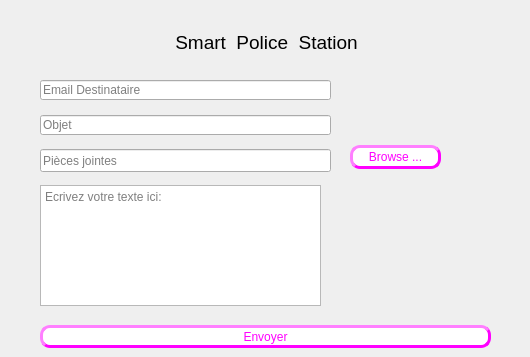
       <widget class="QWidget" name="page_11">
        <widget class="QPushButton" name="browseBtn_2">
         <property name="geometry">
          <rect>
           <x>350</x>
           <y>145</y>
           <width>91</width>
           <height>24</height>
          </rect>
         </property>
         <property name="styleSheet">
          <string notr="true">
background-color:white; 
color: rgb(255, 0, 255);
border-style:outset ; 
border-width:3px ; 
border-radius:10px;</string>
         </property>
         <property name="text">
          <string>Browse ...</string>
         </property>
        </widget>
        <widget class="QTextEdit" name="Texte_2">
         <property name="geometry">
          <rect>
           <x>40</x>
           <y>185</y>
           <width>281</width>
           <height>121</height>
          </rect>
         </property>
         <property name="placeholderText">
          <string>Ecrivez votre texte ici: </string>
         </property>
        </widget>
        <widget class="QLabel" name="policou_13">
         <property name="geometry">
          <rect>
           <x>170</x>
           <y>25</y>
           <width>351</width>
           <height>35</height>
          </rect>
         </property>
         <property name="sizePolicy">
          <sizepolicy hsizetype="Preferred" vsizetype="Maximum">
           <horstretch>0</horstretch>
           <verstretch>0</verstretch>
          </sizepolicy>
         </property>
         <property name="font">
          <font>
           <family>Arial</family>
           <pointsize>14</pointsize>
           <weight>50</weight>
           <bold>false</bold>
           <underline>false</underline>
          </font>
         </property>
         <property name="text">
          <string> Smart  Police  Station</string>
         </property>
         <property name="textFormat">
          <enum>Qt::PlainText</enum>
         </property>
        </widget>
        <widget class="QPushButton" name="sendBtn_2">
         <property name="geometry">
          <rect>
           <x>40</x>
           <y>325</y>
           <width>451</width>
           <height>23</height>
          </rect>
         </property>
         <property name="styleSheet">
          <string notr="true">
background-color:white; 
color: rgb(255, 0, 255);
border-style:outset ; 
border-width:3px ; 
border-radius:10px;</string>
         </property>
         <property name="text">
          <string>Envoyer</string>
         </property>
        </widget>
        <widget class="QLineEdit" name="Objet_2">
         <property name="geometry">
          <rect>
           <x>40</x>
           <y>115</y>
           <width>291</width>
           <height>20</height>
          </rect>
         </property>
         <property name="placeholderText">
          <string>Objet</string>
         </property>
        </widget>
        <widget class="QLineEdit" name="file_2">
         <property name="geometry">
          <rect>
           <x>40</x>
           <y>149</y>
           <width>291</width>
           <height>23</height>
          </rect>
         </property>
         <property name="placeholderText">
          <string>Pièces jointes</string>
         </property>
        </widget>
        <widget class="QLineEdit" name="rcpt_2">
         <property name="geometry">
          <rect>
           <x>40</x>
           <y>80</y>
           <width>291</width>
           <height>20</height>
          </rect>
         </property>
         <property name="readOnly">
          <bool>false</bool>
         </property>
         <property name="placeholderText">
          <string>Email Destinataire</string>
         </property>
        </widget>
        <widget class="QPushButton" name="home">
         <property name="geometry">
          <rect>
           <x>34</x>
           <y>10</y>
           <width>71</width>
           <height>23</height>
          </rect>
         </property>
         <property name="styleSheet">
          <string notr="true">border-style:outset ; 
border-width:0px ; 
border-radius:0px;</string>
         </property>
         <property name="text">
          <string/>
         </property>
         <property name="icon">
          <iconset>
           <normaloff>C:/Documents/PoliceStation2/Nouveau dossier/images.png</normaloff>C:/Documents/PoliceStation2/Nouveau dossier/images.png</iconset>
         </property>
        </widget>
       </widget>
